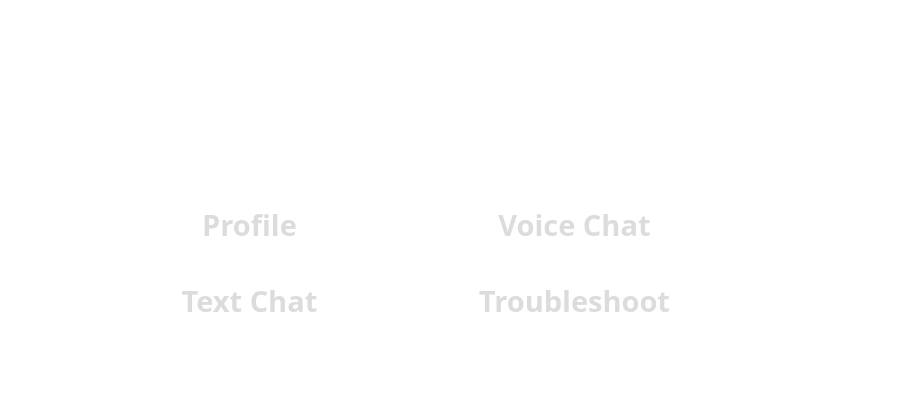
               <widget class="QFrame" name="frame_8">
                <property name="styleSheet">
                 <string notr="true">
background-color:transparent;</string>
                </property>
                <property name="frameShape">
                 <enum>QFrame::StyledPanel</enum>
                </property>
                <property name="frameShadow">
                 <enum>QFrame::Raised</enum>
                </property>
                <layout class="QHBoxLayout" name="horizontalLayout_10">
                 <item>
                  <spacer name="verticalSpacer_13">
                   <property name="orientation">
                    <enum>Qt::Vertical</enum>
                   </property>
                   <property name="sizeHint" stdset="0">
                    <size>
                     <width>20</width>
                     <height>40</height>
                    </size>
                   </property>
                  </spacer>
                 </item>
                 <item>
                  <spacer name="verticalSpacer_14">
                   <property name="orientation">
                    <enum>Qt::Vertical</enum>
                   </property>
                   <property name="sizeHint" stdset="0">
                    <size>
                     <width>20</width>
                     <height>40</height>
                    </size>
                   </property>
                  </spacer>
                 </item>
                 <item>
                  <spacer name="verticalSpacer_15">
                   <property name="orientation">
                    <enum>Qt::Vertical</enum>
                   </property>
                   <property name="sizeHint" stdset="0">
                    <size>
                     <width>20</width>
                     <height>40</height>
                    </size>
                   </property>
                  </spacer>
                 </item>
                 <item>
                  <widget class="QFrame" name="frame">
                   <property name="styleSheet">
                    <string notr="true">background-color: transparent;

QPushButton {
      border:none;
      border-radius: 3px;
      text-align: center;
     /*padding: 8px 0 8px 15px; background-color: rgb(21, 45, 74);*/
      background-color: rgb(21, 45, 74); ;
	color:#788596;}


 QPushButton:hover {
background-color: qlineargradient(spread:reflect, x1:0.277636, y1:0.7, x2:0.591, y2:0.271818, stop:0.306818 rgba(88, 144, 28, 93), stop:0.988636 rgba(164, 255, 166, 93));
 }
QPushButton:hover {
    transform: translateY(-1px);  /* Lift effect */
    transition: all 150ms ease-out;
}</string>
                   </property>
                   <layout class="QVBoxLayout" name="verticalLayout_10">
                    <item>
                     <spacer name="verticalSpacer_12">
                      <property name="orientation">
                       <enum>Qt::Vertical</enum>
                      </property>
                      <property name="sizeHint" stdset="0">
                       <size>
                        <width>20</width>
                        <height>40</height>
                       </size>
                      </property>
                     </spacer>
                    </item>
                    <item>
                     <widget class="QLabel" name="label_17">
                      <property name="maximumSize">
                       <size>
                        <width>500</width>
                        <height>200</height>
                       </size>
                      </property>
                      <property name="styleSheet">
                       <string notr="true">background-color:transparent;</string>
                      </property>
                      <property name="text">
                       <string/>
                      </property>
                      <property name="pixmap">
                       <pixmap resource="static/resource.qrc">:/images/images/nemo_bg.png</pixmap>
                      </property>
                      <property name="scaledContents">
                       <bool>true</bool>
                      </property>
                     </widget>
                    </item>
                    <item>
                     <spacer name="horizontalSpacer_12">
                      <property name="orientation">
                       <enum>Qt::Horizontal</enum>
                      </property>
                      <property name="sizeHint" stdset="0">
                       <size>
                        <width>662</width>
                        <height>20</height>
                       </size>
                      </property>
                     </spacer>
                    </item>
                    <item>
                     <spacer name="horizontalSpacer_14">
                      <property name="orientation">
                       <enum>Qt::Horizontal</enum>
                      </property>
                      <property name="sizeHint" stdset="0">
                       <size>
                        <width>40</width>
                        <height>20</height>
                       </size>
                      </property>
                     </spacer>
                    </item>
                    <item>
                     <spacer name="verticalSpacer_9">
                      <property name="orientation">
                       <enum>Qt::Vertical</enum>
                      </property>
                      <property name="sizeHint" stdset="0">
                       <size>
                        <width>20</width>
                        <height>40</height>
                       </size>
                      </property>
                     </spacer>
                    </item>
                    <item>
                     <spacer name="horizontalSpacer_13">
                      <property name="orientation">
                       <enum>Qt::Horizontal</enum>
                      </property>
                      <property name="sizeHint" stdset="0">
                       <size>
                        <width>40</width>
                        <height>20</height>
                       </size>
                      </property>
                     </spacer>
                    </item>
                    <item>
                     <widget class="QFrame" name="framebtns">
                      <property name="styleSheet">
                       <string notr="true">QPushButton {
    text-shadow: 0 0 3px rgba(0, 0, 0, 0.5);  /* Subtle black shadow for text */
}
QPushButton:hover {
    text-shadow: 0 0 3px rgba(255, 255, 255, 0.5);  /* White shadow on hover for contrast */
}


QLabel#label_17{  /* Replace with the actual object name */
    box-shadow: 0 0 10px rgba(0, 212, 255, 0.7);  /* Neon cyan glow */
}</string>
                      </property>
                      <layout class="QGridLayout" name="gridLayout_13">
                       <item row="0" column="1">
                        <widget class="QPushButton" name="voicechat_btn">
                         <property name="minimumSize">
                          <size>
                           <width>200</width>
                           <height>70</height>
                          </size>
                         </property>
                         <property name="maximumSize">
                          <size>
                           <width>16777215</width>
                           <height>16777215</height>
                          </size>
                         </property>
                         <property name="font">
                          <font>
                           <family>Segoe Print</family>
                           <pointsize>22</pointsize>
                           <weight>99</weight>
                           <italic>false</italic>
                           <bold>true</bold>
                          </font>
                         </property>
                         <property name="cursor">
                          <cursorShape>PointingHandCursor</cursorShape>
                         </property>
                         <property name="styleSheet">
                          <string notr="true">QPushButton {
    background-color: qlineargradient(spread:pad, x1:0, y1:0, x2:1, y2:1, 
        stop:0 rgba(234, 0, 255, 255), 
        stop:0.573864 rgba(61, 70, 235, 255), 
        stop:0.98 rgba(95, 52, 255, 255), 
        stop:1 rgba(0, 0, 0, 0));
    color: rgba(220, 220, 220, 255);
   border: 2px solid transparent;
        outline: none;
    border-radius: 25px;
    padding: 12px 20px;
	font: 75 24pt &quot;Sitka Heading&quot;;
	
	font: 75 22pt &quot;Segoe Print&quot;;
    font-weight: 2500;
    box-shadow: 0 0 5px rgba(234, 0, 255, 0.3);
    text-shadow: 0 0 3px rgba(0, 0, 0, 0.5);  /* Added text shadow */

}
QPushButton:hover {
    background-color: qlineargradient(spread:pad, x1:0, y1:0, x2:1, y2:1, 
        stop:0 rgba(255, 105, 255, 255), 
        stop:0.573864 rgba(100, 120, 255, 255), 
        stop:0.98 rgba(150, 120, 255, 255), 
        stop:1 rgba(0, 0, 0, 0));
    color: rgba(30, 30, 30, 255);
    border: 1px solid rgba(255, 105, 255, 255);
    box-shadow: 0 0 15px rgba(255, 105, 255, 0.7);
    text-shadow: 0 0 3px rgba(255, 255, 255, 0.5);  /* White shadow on hover */
    transition: all 0.3s ease;
}

        QPushButton:pressed {
        background: qlineargradient(spread:pad, x1:0, y1:1, x2:1, y2:0, 
                                    stop:0 #007bff, stop:1 #ff00ff);
        border: 2px solid #ff00ff;
    }</string>
                         </property>
                         <property name="text">
                          <string>Voice Chat</string>
                         </property>
                        </widget>
                       </item>
                       <item row="0" column="0">
                        <widget class="QPushButton" name="profile_btn">
                         <property name="minimumSize">
                          <size>
                           <width>200</width>
                           <height>70</height>
                          </size>
                         </property>
                         <property name="maximumSize">
                          <size>
                           <width>16777215</width>
                           <height>16777215</height>
                          </size>
                         </property>
                         <property name="font">
                          <font>
                           <family>Segoe Print</family>
                           <pointsize>22</pointsize>
                           <weight>99</weight>
                           <italic>false</italic>
                           <bold>true</bold>
                          </font>
                         </property>
                         <property name="cursor">
                          <cursorShape>PointingHandCursor</cursorShape>
                         </property>
                         <property name="styleSheet">
                          <string notr="true">QPushButton {
    background-color: qlineargradient(spread:pad, x1:0, y1:0, x2:1, y2:1, 
        stop:0 rgba(234, 0, 255, 255), 
        stop:0.573864 rgba(61, 70, 235, 255), 
        stop:0.98 rgba(95, 52, 255, 255), 
        stop:1 rgba(0, 0, 0, 0));
    color: rgba(220, 220, 220, 255);
   border: 2px solid transparent;
        outline: none;
    border-radius: 25px;
    padding: 12px 20px;
	font: 75 24pt &quot;Sitka Heading&quot;;
	
	font: 75 22pt &quot;Segoe Print&quot;;
    font-weight: 2500;
    box-shadow: 0 0 5px rgba(234, 0, 255, 0.3);
    text-shadow: 0 0 3px rgba(0, 0, 0, 0.5);  /* Added text shadow */

}
QPushButton:hover {
    background-color: qlineargradient(spread:pad, x1:0, y1:0, x2:1, y2:1, 
        stop:0 rgba(255, 105, 255, 255), 
        stop:0.573864 rgba(100, 120, 255, 255), 
        stop:0.98 rgba(150, 120, 255, 255), 
        stop:1 rgba(0, 0, 0, 0));
    color: rgba(30, 30, 30, 255);
    border: 1px solid rgba(255, 105, 255, 255);
    box-shadow: 0 0 15px rgba(255, 105, 255, 0.7);
    text-shadow: 0 0 3px rgba(255, 255, 255, 0.5);  /* White shadow on hover */
    transition: all 0.3s ease;
}

        QPushButton:pressed {
        background: qlineargradient(spread:pad, x1:0, y1:1, x2:1, y2:0, 
                                    stop:0 #007bff, stop:1 #ff00ff);
        border: 2px solid #ff00ff;
    }</string>
                         </property>
                         <property name="text">
                          <string>Profile</string>
                         </property>
                         <property name="iconSize">
                          <size>
                           <width>40</width>
                           <height>40</height>
                          </size>
                         </property>
                        </widget>
                       </item>
                       <item row="1" column="0">
                        <widget class="QPushButton" name="textchat_btn">
                         <property name="minimumSize">
                          <size>
                           <width>200</width>
                           <height>70</height>
                          </size>
                         </property>
                         <property name="maximumSize">
                          <size>
                           <width>16777215</width>
                           <height>16777215</height>
                          </size>
                         </property>
                         <property name="font">
                          <font>
                           <family>Segoe Print</family>
                           <pointsize>22</pointsize>
                           <weight>99</weight>
                           <italic>false</italic>
                           <bold>true</bold>
                          </font>
                         </property>
                         <property name="cursor">
                          <cursorShape>PointingHandCursor</cursorShape>
                         </property>
                         <property name="styleSheet">
                          <string notr="true">QPushButton {
    background-color: qlineargradient(spread:pad, x1:0, y1:0, x2:1, y2:1, 
        stop:0 rgba(234, 0, 255, 255), 
        stop:0.573864 rgba(61, 70, 235, 255), 
        stop:0.98 rgba(95, 52, 255, 255), 
        stop:1 rgba(0, 0, 0, 0));
    color: rgba(220, 220, 220, 255);
   border: 2px solid transparent;
        outline: none;
    border-radius: 25px;
    padding: 12px 20px;
	font: 75 24pt &quot;Sitka Heading&quot;;
	
	font: 75 22pt &quot;Segoe Print&quot;;
    font-weight: 2500;
    box-shadow: 0 0 5px rgba(234, 0, 255, 0.3);
    text-shadow: 0 0 3px rgba(0, 0, 0, 0.5);  /* Added text shadow */

}
QPushButton:hover {
    background-color: qlineargradient(spread:pad, x1:0, y1:0, x2:1, y2:1, 
        stop:0 rgba(255, 105, 255, 255), 
        stop:0.573864 rgba(100, 120, 255, 255), 
        stop:0.98 rgba(150, 120, 255, 255), 
        stop:1 rgba(0, 0, 0, 0));
    color: rgba(30, 30, 30, 255);
    border: 1px solid rgba(255, 105, 255, 255);
    box-shadow: 0 0 15px rgba(255, 105, 255, 0.7);
    text-shadow: 0 0 3px rgba(255, 255, 255, 0.5);  /* White shadow on hover */
    transition: all 0.3s ease;
}

        QPushButton:pressed {
        background: qlineargradient(spread:pad, x1:0, y1:1, x2:1, y2:0, 
                                    stop:0 #007bff, stop:1 #ff00ff);
        border: 2px solid #ff00ff;
    }</string>
                         </property>
                         <property name="text">
                          <string>Text Chat</string>
                         </property>
                        </widget>
                       </item>
                       <item row="1" column="1">
                        <widget class="QPushButton" name="Troubleshoot_btn">
                         <property name="minimumSize">
                          <size>
                           <width>200</width>
                           <height>70</height>
                          </size>
                         </property>
                         <property name="maximumSize">
                          <size>
                           <width>16777215</width>
                           <height>16777215</height>
                          </size>
                         </property>
                         <property name="font">
                          <font>
                           <family>Segoe Print</family>
                           <pointsize>22</pointsize>
                           <weight>99</weight>
                           <italic>false</italic>
                           <bold>true</bold>
                          </font>
                         </property>
                         <property name="cursor">
                          <cursorShape>PointingHandCursor</cursorShape>
                         </property>
                         <property name="styleSheet">
                          <string notr="true">QPushButton {
    background-color: qlineargradient(spread:pad, x1:0, y1:0, x2:1, y2:1, 
        stop:0 rgba(234, 0, 255, 255), 
        stop:0.573864 rgba(61, 70, 235, 255), 
        stop:0.98 rgba(95, 52, 255, 255), 
        stop:1 rgba(0, 0, 0, 0));
    color: rgba(220, 220, 220, 255);
   border: 2px solid transparent;
        outline: none;
    border-radius: 25px;
    padding: 12px 20px;
	font: 75 24pt &quot;Sitka Heading&quot;;
	
	font: 75 22pt &quot;Segoe Print&quot;;
    font-weight: 2500;
    box-shadow: 0 0 5px rgba(234, 0, 255, 0.3);
    text-shadow: 0 0 3px rgba(0, 0, 0, 0.5);  /* Added text shadow */

}
QPushButton:hover {
    background-color: qlineargradient(spread:pad, x1:0, y1:0, x2:1, y2:1, 
        stop:0 rgba(255, 105, 255, 255), 
        stop:0.573864 rgba(100, 120, 255, 255), 
        stop:0.98 rgba(150, 120, 255, 255), 
        stop:1 rgba(0, 0, 0, 0));
    color: rgba(30, 30, 30, 255);
    border: 1px solid rgba(255, 105, 255, 255);
    box-shadow: 0 0 15px rgba(255, 105, 255, 0.7);
    text-shadow: 0 0 3px rgba(255, 255, 255, 0.5);  /* White shadow on hover */
    transition: all 0.3s ease;
}

        QPushButton:pressed {
        background: qlineargradient(spread:pad, x1:0, y1:1, x2:1, y2:0, 
                                    stop:0 #007bff, stop:1 #ff00ff);
        border: 2px solid #ff00ff;
    }</string>
                         </property>
                         <property name="text">
                          <string>Troubleshoot</string>
                         </property>
                        </widget>
                       </item>
                      </layout>
                     </widget>
                    </item>
                    <item>
                     <spacer name="verticalSpacer_7">
                      <property name="orientation">
                       <enum>Qt::Vertical</enum>
                      </property>
                      <property name="sizeHint" stdset="0">
                       <size>
                        <width>20</width>
                        <height>40</height>
                       </size>
                      </property>
                     </spacer>
                    </item>
                   </layout>
                  </widget>
                 </item>
                 <item>
                  <spacer name="verticalSpacer_5">
                   <property name="orientation">
                    <enum>Qt::Vertical</enum>
                   </property>
                   <property name="sizeHint" stdset="0">
                    <size>
                     <width>20</width>
                     <height>40</height>
                    </size>
                   </property>
                  </spacer>
                 </item>
                 <item>
                  <spacer name="verticalSpacer_6">
                   <property name="orientation">
                    <enum>Qt::Vertical</enum>
                   </property>
                   <property name="sizeHint" stdset="0">
                    <size>
                     <width>20</width>
                     <height>40</height>
                    </size>
                   </property>
                  </spacer>
                 </item>
                 <item>
                  <spacer name="verticalSpacer_8">
                   <property name="orientation">
                    <enum>Qt::Vertical</enum>
                   </property>
                   <property name="sizeHint" stdset="0">
                    <size>
                     <width>20</width>
                     <height>40</height>
                    </size>
                   </property>
                  </spacer>
                 </item>
                 <item>
                  <spacer name="horizontalSpacer_10">
                   <property name="orientation">
                    <enum>Qt::Horizontal</enum>
                   </property>
                   <property name="sizeHint" stdset="0">
                    <size>
                     <width>40</width>
                     <height>20</height>
                    </size>
                   </property>
                  </spacer>
                 </item>
                 <item>
                  <spacer name="horizontalSpacer_11">
                   <property name="orientation">
                    <enum>Qt::Horizontal</enum>
                   </property>
                   <property name="sizeHint" stdset="0">
                    <size>
                     <width>40</width>
                     <height>20</height>
                    </size>
                   </property>
                  </spacer>
                 </item>
                 <item>
                  <widget class="QLabel" name="dashboard_gif">
                   <property name="maximumSize">
                    <size>
                     <width>222</width>
                     <height>222</height>
                    </size>
                   </property>
                   <property name="text">
                    <string/>
                   </property>
                   <property name="pixmap">
                    <pixmap resource="static/resource.qrc">:/images/images/gif1.gif</pixmap>
                   </property>
                   <property name="scaledContents">
                    <bool>true</bool>
                   </property>
                  </widget>
                 </item>
                </layout>
               </widget>
